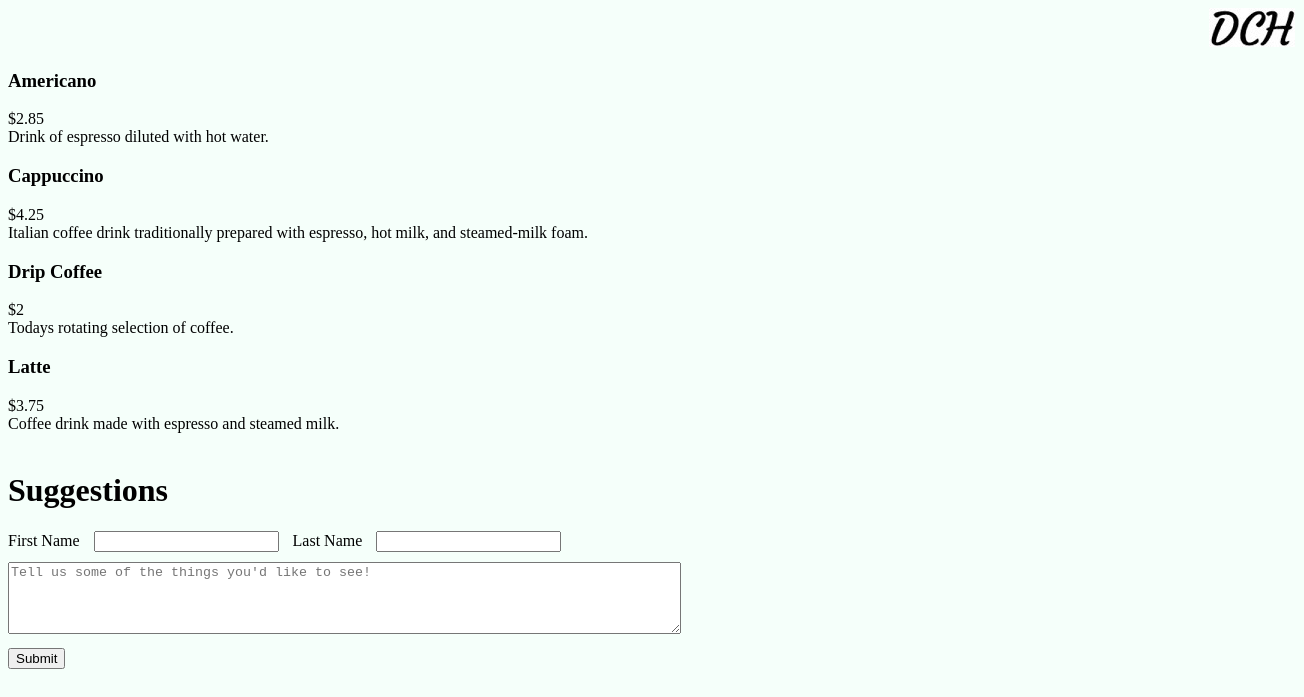
/DaytonCoffeeHouse/HouseItems.php, run on the app's committed database.
### tables this page shows
CREATE TABLE HouseMenu (
	houseItem		VARCHAR(30)		NOT NULL,
	price			FLOAT(6)		NOT NULL,
	description		VARCHAR(150)		NOT NULL,
	CONSTRAINT PK_HouseMenu PRIMARY KEY (houseItem)
);

### DaytonCoffeeHouse/functions/functions.php (called while the page is built, shortened)
<?php
function houseitem_info($db)
{
  $query = 'SELECT houseItem, price, description FROM HouseMenu;';
  $statement = $db->prepare($query);
  $statement->execute();
  $itemInfo = $statement->fetchAll(PDO::FETCH_ASSOC);
  return $itemInfo;
}
?>

### DaytonCoffeeHouse/HouseItems.php (the view, shortened to what this page needs)
<?php
    include('functions/functions.php');
    require('opendb.php');
?>
<!DOCTYPE html>
<html lang="en">
  <head>
      <link rel="stylesheet" href="css/normalize.css">
      <link rel="stylesheet" href="css/main.css">
  </head>
  <body>
      <header>
          <a href="index.php"><img src="images/Home.jpg" alt="home_button" id="home"></a>
      </header>
    <main>
         <?php
         $items = houseitem_info($db);
         foreach ($items as $itemInfo){
            $itemName = $itemInfo['houseItem'];
            $itemPrice = $itemInfo['price'];
            $itemDescription = $itemInfo['description'];
            echo "<h3>$itemName</h3>";
            echo "$$itemPrice<br>";
            echo "$itemDescription.<br>";
         }
         echo "<br><h1>Suggestions</h1>";
         ?>
        <form action="" method="post">
           <label for="first">First Name</label>
           <input type="text" name="first" id="first" value=''>
           <label for="last" id="lastLabel">Last Name</label>
           <input type="text" name="last" id="last" value=''><br>
           <textarea name="special" id="textArea" placeholder="Tell us some of the things you'd like to see!"></textarea><br>
           <input type="submit" name="share" id="suggestion" value="Submit" />
        </form>
    </main>
  </body>
</html>

### DaytonCoffeeHouse/css/main.css (style rules this page uses)
body { background-color: #F5FFFA; }
header { text-align: center; }
a { text-decoration: none; }
#home { margin-left: 1200px; }
#first { margin-left: 10px; }
#last { margin-left: 10px; }
#lastLabel { margin-left: 10px; }
#textArea { margin-top: 10px; width: 50em; height: 5em; }
#suggestion { margin-top: 10px; }

### data on the page
housemenu: houseItem "Americano", price "2.85", description "Drink of espresso diluted with hot water"
housemenu: houseItem "Cappuccino", price "4.25", description "Italian coffee drink traditionally prepared with espresso, hot milk, and steamed-milk foam"
housemenu: houseItem "Drip Coffee", price "2", description "Todays rotating selection of coffee"
housemenu: houseItem "Latte", price "3.75", description "Coffee drink made with espresso and steamed milk"
